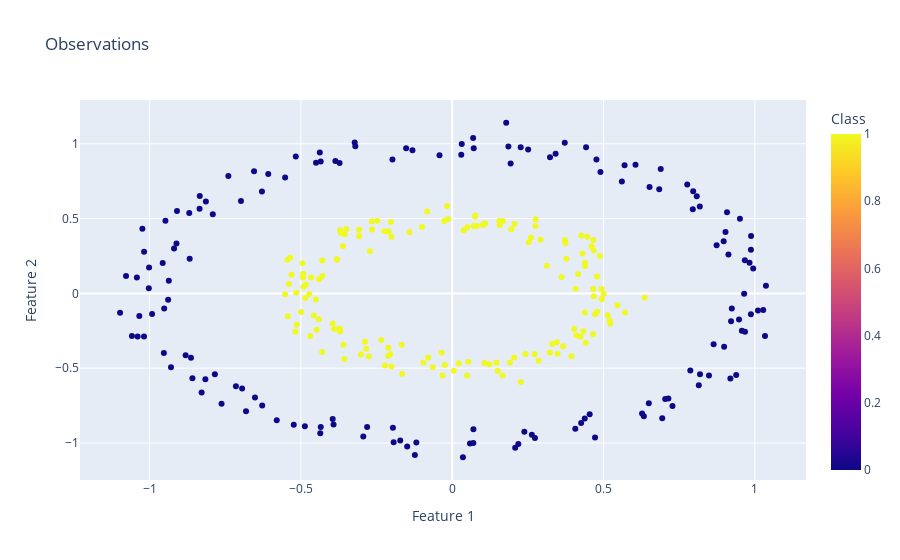

The code cell stored with this chart in its notebook:
### Markdown cell above
3.

    2.

### Code cell
fig = px.scatter(data, x="Feature 1", y="Feature 2", color="Class", title="Observations")
fig.show()

### Figure 1 — Plotly figure (JSON) as saved in the notebook; plotly's stock layout.template omitted (floating-point values rounded to 4 significant figures; data arrays with more than 128 entries replaced by an {"elided": "..."} marker saying what was removed)
{"data": [{"hovertemplate": "Feature 1=%{x}<br>Feature 2=%{y}<br>Class=%{marker.color}<extra></extra>", "legendgroup": "", "marker": {"color": {"elided": "300 int values"}, "coloraxis": "coloraxis", "symbol": "circle"}, "mode": "markers", "name": "", "orientation": "v", "showlegend": false, "type": "scatter", "x": {"elided": "300 float values"}, "xaxis": "x", "y": {"elided": "300 float values"}, "yaxis": "y"}], "layout": {"coloraxis": {"colorbar": {"title": {"text": "Class"}}, "colorscale": [[0, "#0d0887"], [0.1111, "#46039f"], [0.2222, "#7201a8"], [0.3333, "#9c179e"], [0.4444, "#bd3786"], [0.5556, "#d8576b"], [0.6667, "#ed7953"], [0.7778, "#fb9f3a"], [0.8889, "#fdca26"], [1, "#f0f921"]]}, "legend": {"tracegroupgap": 0}, "title": {"text": "Observations"}, "xaxis": {"anchor": "y", "domain": [0, 1], "title": {"text": "Feature 1"}}, "yaxis": {"anchor": "x", "domain": [0, 1], "title": {"text": "Feature 2"}}}}
